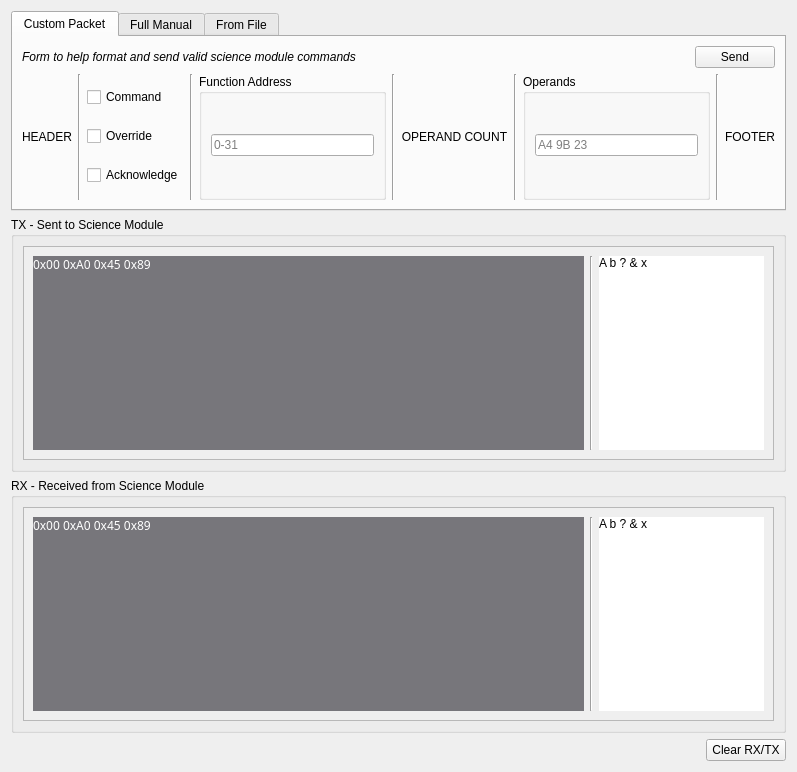
<?xml version="1.0" encoding="UTF-8"?>
<ui version="4.0">
 <class>RXTXView</class>
 <widget class="QWidget" name="RXTXView">
  <property name="geometry">
   <rect>
    <x>0</x>
    <y>0</y>
    <width>797</width>
    <height>772</height>
   </rect>
  </property>
  <property name="windowTitle">
   <string>Science Module Serial Monitor</string>
  </property>
  <layout class="QVBoxLayout" name="verticalLayout_4">
   <item>
    <widget class="QTabWidget" name="tabWidget">
     <property name="sizePolicy">
      <sizepolicy hsizetype="Expanding" vsizetype="Fixed">
       <horstretch>0</horstretch>
       <verstretch>0</verstretch>
      </sizepolicy>
     </property>
     <property name="currentIndex">
      <number>0</number>
     </property>
     <widget class="QWidget" name="tab">
      <attribute name="title">
       <string>Custom Packet</string>
      </attribute>
      <layout class="QVBoxLayout" name="verticalLayout_2">
       <item>
        <layout class="QHBoxLayout" name="horizontalLayout_3">
         <item>
          <widget class="QLabel" name="label_4">
           <property name="font">
            <font>
             <italic>true</italic>
            </font>
           </property>
           <property name="text">
            <string>Form to help format and send valid science module commands</string>
           </property>
          </widget>
         </item>
         <item>
          <spacer name="horizontalSpacer">
           <property name="orientation">
            <enum>Qt::Horizontal</enum>
           </property>
           <property name="sizeHint" stdset="0">
            <size>
             <width>40</width>
             <height>20</height>
            </size>
           </property>
          </spacer>
         </item>
         <item>
          <widget class="QPushButton" name="pushButton_submit_form">
           <property name="text">
            <string>Send</string>
           </property>
          </widget>
         </item>
        </layout>
       </item>
       <item>
        <layout class="QHBoxLayout" name="horizontalLayout_8">
         <item>
          <widget class="QLabel" name="label">
           <property name="text">
            <string>HEADER</string>
           </property>
           <property name="alignment">
            <set>Qt::AlignCenter</set>
           </property>
           <property name="wordWrap">
            <bool>true</bool>
           </property>
          </widget>
         </item>
         <item>
          <widget class="Line" name="line">
           <property name="orientation">
            <enum>Qt::Vertical</enum>
           </property>
          </widget>
         </item>
         <item>
          <layout class="QVBoxLayout" name="verticalLayout">
           <item>
            <widget class="QCheckBox" name="checkBox_com">
             <property name="text">
              <string>Command</string>
             </property>
            </widget>
           </item>
           <item>
            <widget class="QCheckBox" name="checkBox_ovr">
             <property name="text">
              <string>Override</string>
             </property>
            </widget>
           </item>
           <item>
            <widget class="QCheckBox" name="checkBox_ack">
             <property name="text">
              <string>Acknowledge</string>
             </property>
            </widget>
           </item>
          </layout>
         </item>
         <item>
          <widget class="Line" name="line_4">
           <property name="orientation">
            <enum>Qt::Vertical</enum>
           </property>
          </widget>
         </item>
         <item>
          <widget class="QGroupBox" name="groupBox">
           <property name="sizePolicy">
            <sizepolicy hsizetype="Preferred" vsizetype="Preferred">
             <horstretch>1</horstretch>
             <verstretch>0</verstretch>
            </sizepolicy>
           </property>
           <property name="title">
            <string>Function Address</string>
           </property>
           <layout class="QHBoxLayout" name="horizontalLayout_5">
            <item>
             <widget class="QLineEdit" name="lineEdit_function_addr">
              <property name="placeholderText">
               <string>0-31</string>
              </property>
             </widget>
            </item>
           </layout>
          </widget>
         </item>
         <item>
          <widget class="Line" name="line_3">
           <property name="orientation">
            <enum>Qt::Vertical</enum>
           </property>
          </widget>
         </item>
         <item>
          <widget class="QLabel" name="label_2">
           <property name="sizePolicy">
            <sizepolicy hsizetype="Preferred" vsizetype="Preferred">
             <horstretch>0</horstretch>
             <verstretch>0</verstretch>
            </sizepolicy>
           </property>
           <property name="text">
            <string>OPERAND COUNT</string>
           </property>
           <property name="alignment">
            <set>Qt::AlignCenter</set>
           </property>
           <property name="wordWrap">
            <bool>true</bool>
           </property>
          </widget>
         </item>
         <item>
          <widget class="Line" name="line_2">
           <property name="orientation">
            <enum>Qt::Vertical</enum>
           </property>
          </widget>
         </item>
         <item>
          <widget class="QGroupBox" name="groupBox_2">
           <property name="sizePolicy">
            <sizepolicy hsizetype="Preferred" vsizetype="Preferred">
             <horstretch>1</horstretch>
             <verstretch>0</verstretch>
            </sizepolicy>
           </property>
           <property name="title">
            <string>Operands</string>
           </property>
           <layout class="QHBoxLayout" name="horizontalLayout_7">
            <item>
             <widget class="QLineEdit" name="lineEdit_operands">
              <property name="text">
               <string/>
              </property>
              <property name="placeholderText">
               <string>A4 9B 23</string>
              </property>
             </widget>
            </item>
           </layout>
          </widget>
         </item>
         <item>
          <widget class="Line" name="line_5">
           <property name="orientation">
            <enum>Qt::Vertical</enum>
           </property>
          </widget>
         </item>
         <item>
          <widget class="QLabel" name="label_3">
           <property name="text">
            <string>FOOTER</string>
           </property>
           <property name="alignment">
            <set>Qt::AlignCenter</set>
           </property>
           <property name="wordWrap">
            <bool>true</bool>
           </property>
          </widget>
         </item>
        </layout>
       </item>
      </layout>
     </widget>
     <widget class="QWidget" name="tab_2">
      <attribute name="title">
       <string>Full Manual</string>
      </attribute>
      <layout class="QVBoxLayout" name="verticalLayout_3">
       <item>
        <layout class="QHBoxLayout" name="horizontalLayout_9">
         <item>
          <widget class="QLabel" name="label_5">
           <property name="sizePolicy">
            <sizepolicy hsizetype="Preferred" vsizetype="Preferred">
             <horstretch>0</horstretch>
             <verstretch>0</verstretch>
            </sizepolicy>
           </property>
           <property name="minimumSize">
            <size>
             <width>0</width>
             <height>0</height>
            </size>
           </property>
           <property name="maximumSize">
            <size>
             <width>16777215</width>
             <height>16777215</height>
            </size>
           </property>
           <property name="font">
            <font>
             <italic>true</italic>
            </font>
           </property>
           <property name="text">
            <string>Send any data you'd like to the science module</string>
           </property>
          </widget>
         </item>
        </layout>
       </item>
       <item>
        <widget class="QGroupBox" name="groupBox_3">
         <property name="sizePolicy">
          <sizepolicy hsizetype="Preferred" vsizetype="Preferred">
           <horstretch>3</horstretch>
           <verstretch>0</verstretch>
          </sizepolicy>
         </property>
         <property name="title">
          <string>Send as Hexadecimal</string>
         </property>
         <layout class="QHBoxLayout" name="horizontalLayout_12">
          <item>
           <widget class="QLineEdit" name="lineEdit_hex_manual">
            <property name="placeholderText">
             <string>53 80 04 01 02 03 04 4D</string>
            </property>
           </widget>
          </item>
          <item>
           <widget class="QPushButton" name="pushButton_hex_manual">
            <property name="text">
             <string>Send</string>
            </property>
           </widget>
          </item>
         </layout>
        </widget>
       </item>
       <item>
        <widget class="QGroupBox" name="groupBox_4">
         <property name="sizePolicy">
          <sizepolicy hsizetype="Preferred" vsizetype="Preferred">
           <horstretch>3</horstretch>
           <verstretch>0</verstretch>
          </sizepolicy>
         </property>
         <property name="title">
          <string>Send as Ascii</string>
         </property>
         <layout class="QHBoxLayout" name="horizontalLayout_13">
          <item>
           <widget class="QLineEdit" name="lineEdit_ascii_manual">
            <property name="placeholderText">
             <string>lorem ipsum</string>
            </property>
           </widget>
          </item>
          <item>
           <widget class="QPushButton" name="pushButton_ascii_manual">
            <property name="text">
             <string>Send</string>
            </property>
           </widget>
          </item>
         </layout>
        </widget>
       </item>
      </layout>
     </widget>
     <widget class="QWidget" name="tab_3">
      <attribute name="title">
       <string>From File</string>
      </attribute>
      <layout class="QVBoxLayout" name="verticalLayout_5">
       <item alignment="Qt::AlignHCenter|Qt::AlignVCenter">
        <widget class="QPushButton" name="file_select_button">
         <property name="text">
          <string>Select File</string>
         </property>
        </widget>
       </item>
      </layout>
     </widget>
    </widget>
   </item>
   <item>
    <widget class="QGroupBox" name="groupBox_28">
     <property name="title">
      <string>TX - Sent to Science Module</string>
     </property>
     <property name="flat">
      <bool>true</bool>
     </property>
     <layout class="QHBoxLayout" name="horizontalLayout">
      <item>
       <widget class="QScrollArea" name="scrollArea_command">
        <property name="widgetResizable">
         <bool>true</bool>
        </property>
        <widget class="QWidget" name="scrollAreaWidgetContents">
         <property name="geometry">
          <rect>
           <x>0</x>
           <y>0</y>
           <width>753</width>
           <height>190</height>
          </rect>
         </property>
         <layout class="QHBoxLayout" name="horizontalLayout_4">
          <item>
           <widget class="QLabel" name="label_tx_hex">
            <property name="sizePolicy">
             <sizepolicy hsizetype="Preferred" vsizetype="Preferred">
              <horstretch>10</horstretch>
              <verstretch>0</verstretch>
             </sizepolicy>
            </property>
            <property name="font">
             <font>
              <family>Ubuntu Sans Mono</family>
             </font>
            </property>
            <property name="mouseTracking">
             <bool>true</bool>
            </property>
            <property name="styleSheet">
             <string notr="true">background-color: rgb(119, 118, 123);
color: rgb(255, 255, 255);</string>
            </property>
            <property name="text">
             <string>0x00 0xA0 0x45 0x89</string>
            </property>
            <property name="alignment">
             <set>Qt::AlignLeading|Qt::AlignLeft|Qt::AlignTop</set>
            </property>
            <property name="wordWrap">
             <bool>true</bool>
            </property>
            <property name="margin">
             <number>5</number>
            </property>
            <property name="textInteractionFlags">
             <set>Qt::LinksAccessibleByMouse|Qt::TextSelectableByKeyboard|Qt::TextSelectableByMouse</set>
            </property>
           </widget>
          </item>
          <item>
           <widget class="Line" name="line_6">
            <property name="orientation">
             <enum>Qt::Vertical</enum>
            </property>
           </widget>
          </item>
          <item>
           <widget class="QLabel" name="label_tx_ascii">
            <property name="sizePolicy">
             <sizepolicy hsizetype="Preferred" vsizetype="Preferred">
              <horstretch>3</horstretch>
              <verstretch>0</verstretch>
             </sizepolicy>
            </property>
            <property name="styleSheet">
             <string notr="true">background-color: rgb(255, 255, 255);</string>
            </property>
            <property name="text">
             <string>A b ? &amp; x</string>
            </property>
            <property name="alignment">
             <set>Qt::AlignLeading|Qt::AlignLeft|Qt::AlignTop</set>
            </property>
            <property name="wordWrap">
             <bool>true</bool>
            </property>
            <property name="textInteractionFlags">
             <set>Qt::LinksAccessibleByMouse|Qt::TextSelectableByKeyboard|Qt::TextSelectableByMouse</set>
            </property>
           </widget>
          </item>
         </layout>
        </widget>
       </widget>
      </item>
     </layout>
    </widget>
   </item>
   <item>
    <widget class="QGroupBox" name="groupBox_29">
     <property name="title">
      <string>RX - Received from Science Module</string>
     </property>
     <property name="flat">
      <bool>true</bool>
     </property>
     <layout class="QHBoxLayout" name="horizontalLayout_2">
      <item>
       <widget class="QScrollArea" name="scrollArea_query">
        <property name="widgetResizable">
         <bool>true</bool>
        </property>
        <widget class="QWidget" name="scrollAreaWidgetContents_2">
         <property name="geometry">
          <rect>
           <x>0</x>
           <y>0</y>
           <width>753</width>
           <height>189</height>
          </rect>
         </property>
         <layout class="QHBoxLayout" name="horizontalLayout_6">
          <item>
           <widget class="QLabel" name="label_rx_hex">
            <property name="sizePolicy">
             <sizepolicy hsizetype="Preferred" vsizetype="Preferred">
              <horstretch>10</horstretch>
              <verstretch>0</verstretch>
             </sizepolicy>
            </property>
            <property name="font">
             <font>
              <family>Ubuntu Sans Mono</family>
             </font>
            </property>
            <property name="styleSheet">
             <string notr="true">background-color: rgb(119, 118, 123);
color: rgb(255, 255, 255);</string>
            </property>
            <property name="text">
             <string>0x00 0xA0 0x45 0x89</string>
            </property>
            <property name="alignment">
             <set>Qt::AlignLeading|Qt::AlignLeft|Qt::AlignTop</set>
            </property>
            <property name="wordWrap">
             <bool>true</bool>
            </property>
            <property name="margin">
             <number>5</number>
            </property>
            <property name="textInteractionFlags">
             <set>Qt::LinksAccessibleByMouse|Qt::TextSelectableByKeyboard|Qt::TextSelectableByMouse</set>
            </property>
           </widget>
          </item>
          <item>
           <widget class="Line" name="line_7">
            <property name="orientation">
             <enum>Qt::Vertical</enum>
            </property>
           </widget>
          </item>
          <item>
           <widget class="QLabel" name="label_rx_ascii">
            <property name="sizePolicy">
             <sizepolicy hsizetype="Preferred" vsizetype="Preferred">
              <horstretch>3</horstretch>
              <verstretch>0</verstretch>
             </sizepolicy>
            </property>
            <property name="styleSheet">
             <string notr="true">background-color: rgb(255, 255, 255);</string>
            </property>
            <property name="text">
             <string>A b ? &amp; x</string>
            </property>
            <property name="alignment">
             <set>Qt::AlignLeading|Qt::AlignLeft|Qt::AlignTop</set>
            </property>
            <property name="wordWrap">
             <bool>true</bool>
            </property>
            <property name="textInteractionFlags">
             <set>Qt::LinksAccessibleByMouse|Qt::TextSelectableByKeyboard|Qt::TextSelectableByMouse</set>
            </property>
           </widget>
          </item>
         </layout>
        </widget>
       </widget>
      </item>
     </layout>
    </widget>
   </item>
   <item>
    <layout class="QHBoxLayout" name="horizontalLayout_11">
     <item>
      <spacer name="horizontalSpacer_2">
       <property name="orientation">
        <enum>Qt::Horizontal</enum>
       </property>
       <property name="sizeHint" stdset="0">
        <size>
         <width>40</width>
         <height>20</height>
        </size>
       </property>
      </spacer>
     </item>
     <item>
      <widget class="QPushButton" name="pushButton_clear">
       <property name="text">
        <string>Clear RX/TX</string>
       </property>
      </widget>
     </item>
    </layout>
   </item>
  </layout>
 </widget>
 <resources/>
 <connections/>
</ui>
